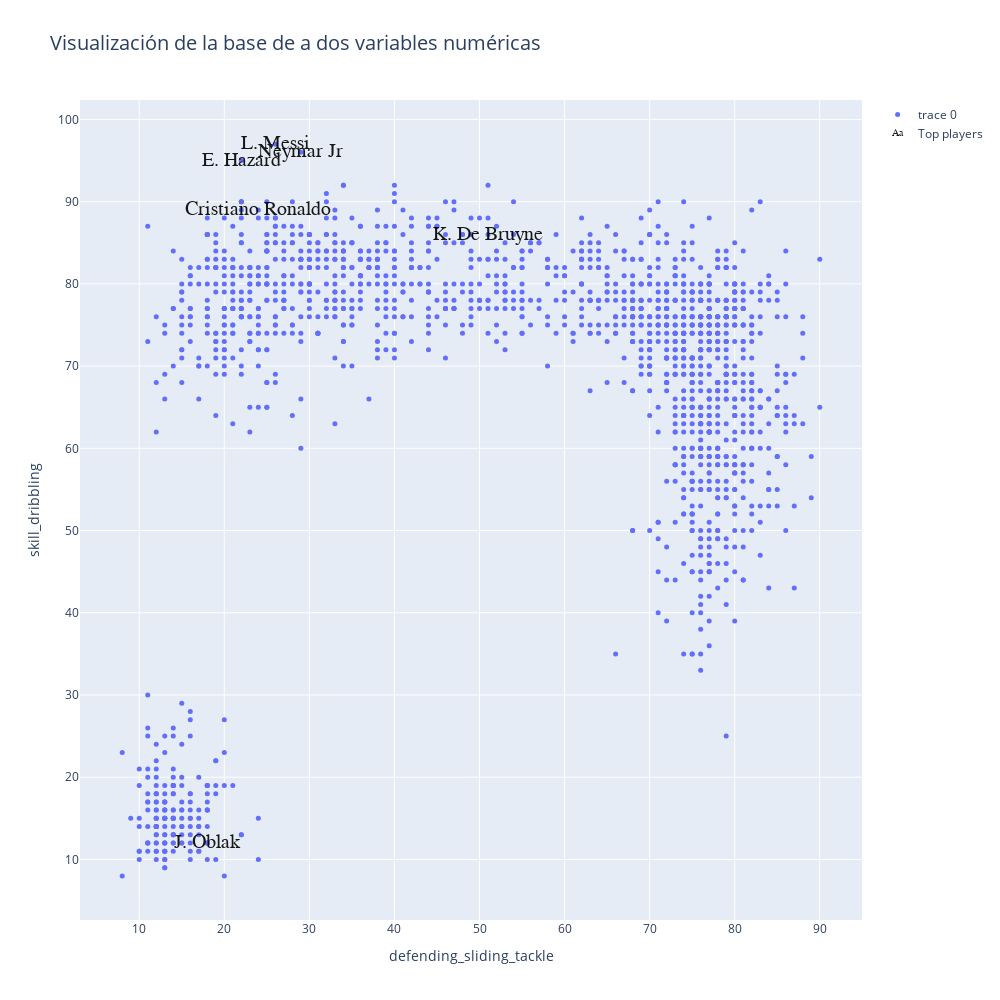

The cell this chart's notebook holds for it:
### Markdown cell above
## 2- Evaluación visual e intuitiva de a dos variables por vez.

### Code cell
data=[]
bool_crack=df_n["overall"] > 90 #diferenciamos a los mejores jugadores

#Elejimos dos variables, para esto elejimos dos números entre 0 y  de n_skills-1
skill_1=skills_ratings[28]
skill_2=skills_ratings[5]



graf1 = go.Scatter(x=df_skills[skill_1], y=df_skills[skill_2],
                        mode='markers',
                        text=df_n.loc[:,'team_position'],
                        marker=dict(
                            size=5)
                        )

crack =go.Scatter(x=df_skills.loc[bool_crack,skill_1], y=df_skills.loc[bool_crack,skill_2],name='Top players',
                      text=df_n.loc[bool_crack,'short_name'],
                      textfont=dict(family='sans serif',size=20,color='black'),
                      opacity=0.9,mode='text')

data=[graf1,crack]

layout = go.Layout(title="Visualización de la base de a dos variables numéricas",titlefont=dict(size=20),
                xaxis=dict(title=skill_1),
                yaxis=dict(title=skill_2),
                autosize=False, width=1000,height=1000)

fig = go.Figure(data=data, layout=layout)

iplot(fig)

### Figure 1 — Plotly figure (JSON) as saved in the notebook; plotly's stock layout.template omitted (floating-point values rounded to 4 significant figures; data arrays with more than 128 entries replaced by an {"elided": "..."} marker saying what was removed)
{"data": [{"marker": {"size": 5}, "mode": "markers", "text": {"elided": "1615 str values"}, "type": "scatter", "x": {"elided": "1615 int values"}, "y": {"elided": "1615 int values"}}, {"mode": "text", "name": "Top players", "opacity": 0.9, "text": ["L. Messi", "Cristiano Ronaldo", "Neymar Jr", "J. Oblak", "E. Hazard", "K. De Bruyne"], "textfont": {"color": "black", "family": "sans serif", "size": 20}, "type": "scatter", "x": [26, 24, 29, 18, 22, 51], "y": [97, 89, 96, 12, 95, 86]}], "layout": {"autosize": false, "height": 1000, "title": {"font": {"size": 20}, "text": "Visualización de la base de a dos variables numéricas"}, "width": 1000, "xaxis": {"title": {"text": "defending_sliding_tackle"}}, "yaxis": {"title": {"text": "skill_dribbling"}}}}
